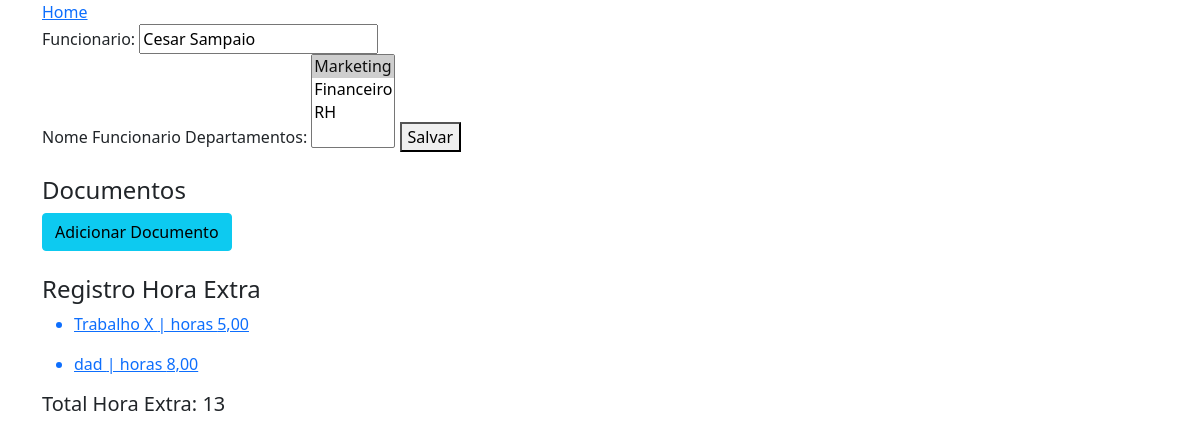
The page /funcionarios/edit/7/ on the database as committed earlier.
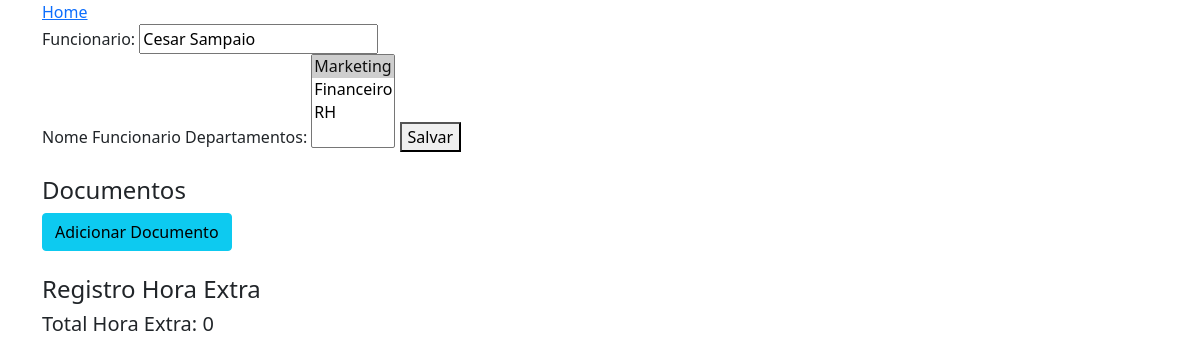
The same page on the database as committed later.
### apps/registro_hora_extra/models.py (models this page shows, shortened)
class RegistroHoraExtra(models.Model):
    motivo = models.CharField('Motivo', max_length=100, help_text='Motivo da Hora Extra')
    funcionario = models.ForeignKey(Funcionario, on_delete=models.PROTECT)
    horas = models.DecimalField(max_digits=5, decimal_places=2)
    utilizada = models.BooleanField(default=False)

### apps/funcionarios/models.py (models this page shows, shortened)
class Funcionario(models.Model):
    nome = models.CharField('Funcionario', max_length=100, help_text='Nome Funcionario')
    user = models.OneToOneField(User, models.PROTECT)
    departamentos = models.ManyToManyField(Departamento) # um funcionario pode estar em vários departamentos
    empresa = models.ForeignKey(Empresa, on_delete=models.PROTECT, null=True, blank=True)
    @property
    def total_hora_extra(self):
        total = self.registrohoraextra_set.filter(utilizada=False).aggregate(Sum('horas'))['horas__sum']
        return total or 0

### apps/departamentos/models.py (models this page shows, shortened)
class Departamento(models.Model):
    nome = models.CharField('Departamento', max_length=70)
    empresa = models.ForeignKey(Empresa, on_delete=models.PROTECT)
    def __str__(self):
        return self.nome

### apps/funcionarios/views.py (the view)
# urls.py: path('edit/<int:pk>/', FuncionarioUpdateView.as_view(), name='edit_funcionario'),
class FuncionarioUpdateView(UpdateView):
    model = Funcionario
    fields = ['nome', 'departamentos']
    template_name = 'funcionario_edit.html'

### apps/funcionarios/templates/funcionario_edit.html (shortened to what this page needs)
{% extends 'base.html' %}
{% load bootstrap %}
{% block main %}
    <form method="post">
        {{ form|bootstrap }}
        <button type="submit">Salvar</button>
    </form>
    <br>
    <h4>Documentos</h4>
    <a href="{% url 'create_documento' object.id %}" class="btn btn-info">Adicionar Documento</a>
    <br>
    <br>
    <h4>Registro Hora Extra</h4>
    {% for registro in object.registrohoraextra_set.all %}
        {% if registro.utilizada == True %}
            <ul>
                <a href="{% url 'edit_hora_extra' registro.id %}">
                    <li style="color: darkgreen; font-weight: bolder;">
                        {{ registro.motivo }} | horas {{registro.horas}} - Horas já utilizada
                    </li>
                </a>
            </ul>
        {% else %}
            <ul>
                <a href="{% url 'edit_hora_extra' registro.id %}">
                    <li >
                        {{ registro.motivo }} | horas {{registro.horas}}
                    </li>
                </a>
            </ul>
        {% endif %}
    {% endfor %}
    <h5>Total Hora Extra: {{ object.total_hora_extra }}</h5>
{% endblock %}

Rows that differ between the two databases and show on the page:
removed RegistroHoraExtra: motivo "Trabalho X", horas "5,00"
removed RegistroHoraExtra: motivo "dad", horas "8,00"
computed for Funcionario "Cesar Sampaio": total_hora_extra "13" → "0"
